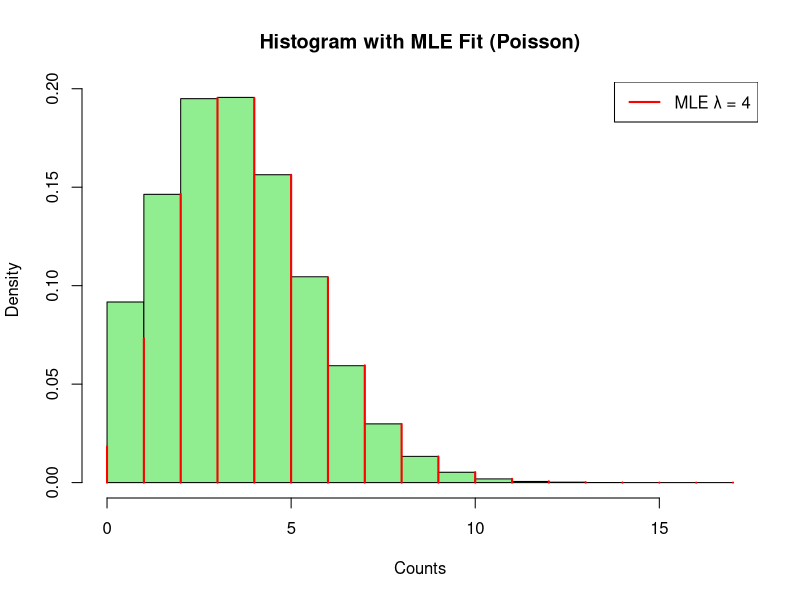

Write R code to recreate this figure.
# MLE Estimation – R (Poisson Example)

set.seed(42)
data <- rpois(1000000, lambda = 4)

# Log-likelihood function
loglik <- function(lambda) {
  -sum(dpois(data, lambda, log = TRUE))
}

# Optimize
result <- optimize(loglik, interval = c(0.01, 10))
lambda_mle <- result$minimum

# Plot
hist(data, breaks = 0:max(data), freq = FALSE, col = 'lightgreen', border = 'black',
     main = "Histogram with MLE Fit (Poisson)", xlab = "Counts")
lines(0:max(data), dpois(0:max(data), lambda = lambda_mle),
      type = 'h', col = 'red', lwd = 2)
legend("topright", legend = paste("MLE λ =", round(lambda_mle, 2)), col = "red", lwd = 2)
